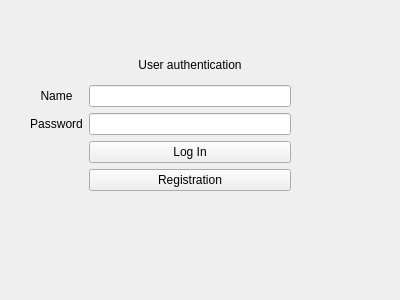
<?xml version="1.0" encoding="UTF-8"?>
<ui version="4.0">
 <class>auth_window</class>
 <widget class="QWidget" name="auth_window">
  <property name="geometry">
   <rect>
    <x>0</x>
    <y>0</y>
    <width>400</width>
    <height>300</height>
   </rect>
  </property>
  <property name="windowTitle">
   <string>Form</string>
  </property>
  <widget class="QWidget" name="gridLayoutWidget">
   <property name="geometry">
    <rect>
     <x>30</x>
     <y>50</y>
     <width>261</width>
     <height>141</height>
    </rect>
   </property>
   <layout class="QGridLayout" name="gridLayout">
    <item row="1" column="1">
     <widget class="QLineEdit" name="lineEdit_name"/>
    </item>
    <item row="1" column="0">
     <widget class="QLabel" name="label_password">
      <property name="text">
       <string>Name</string>
      </property>
      <property name="textFormat">
       <enum>Qt::AutoText</enum>
      </property>
      <property name="alignment">
       <set>Qt::AlignCenter</set>
      </property>
     </widget>
    </item>
    <item row="2" column="1">
     <widget class="QLineEdit" name="lineEdit_pass"/>
    </item>
    <item row="0" column="1">
     <widget class="QLabel" name="label_welcome">
      <property name="text">
       <string>User authentication</string>
      </property>
      <property name="alignment">
       <set>Qt::AlignCenter</set>
      </property>
     </widget>
    </item>
    <item row="2" column="0">
     <widget class="QLabel" name="label_name">
      <property name="text">
       <string>Password</string>
      </property>
      <property name="alignment">
       <set>Qt::AlignCenter</set>
      </property>
     </widget>
    </item>
    <item row="3" column="1">
     <widget class="QPushButton" name="pushButton_log">
      <property name="text">
       <string>Log In</string>
      </property>
     </widget>
    </item>
    <item row="4" column="1">
     <widget class="QPushButton" name="pushButton_reg">
      <property name="text">
       <string>Registration</string>
      </property>
     </widget>
    </item>
   </layout>
  </widget>
 </widget>
 <tabstops>
  <tabstop>lineEdit_name</tabstop>
  <tabstop>lineEdit_pass</tabstop>
  <tabstop>pushButton_log</tabstop>
  <tabstop>pushButton_reg</tabstop>
 </tabstops>
 <resources/>
 <connections/>
</ui>
